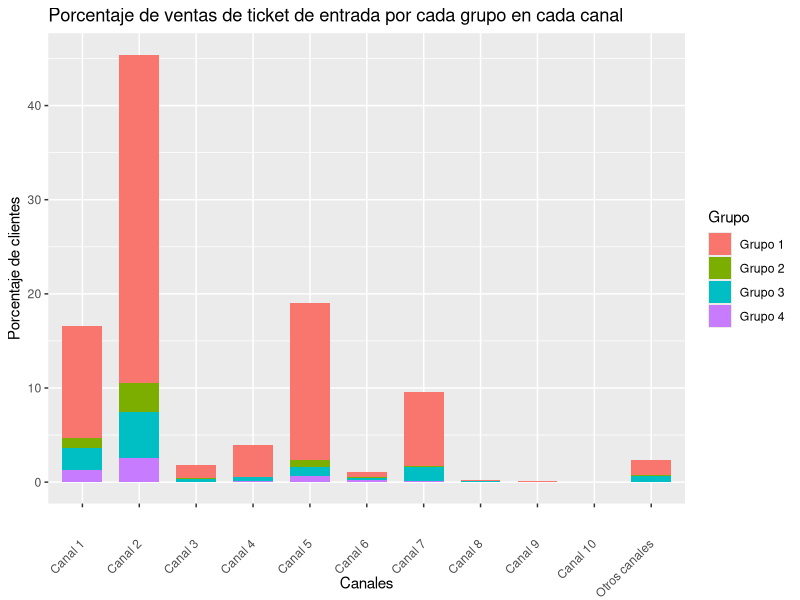
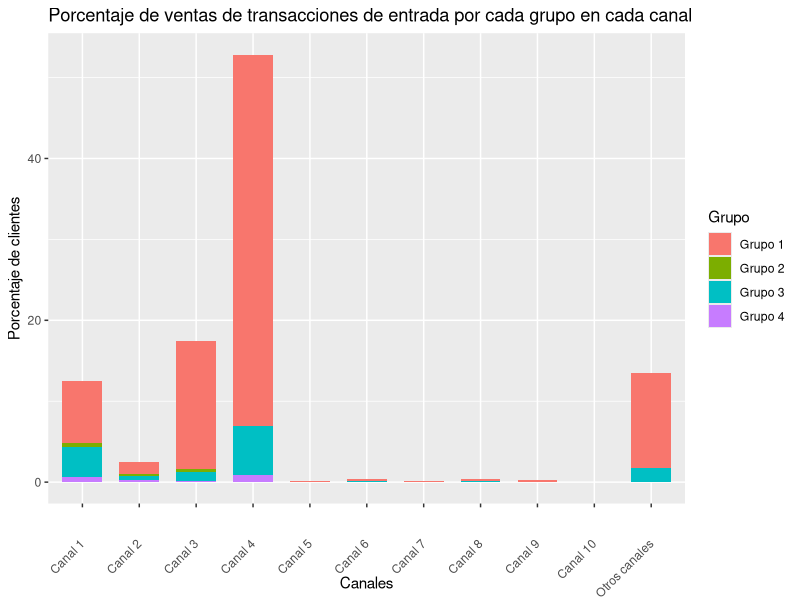
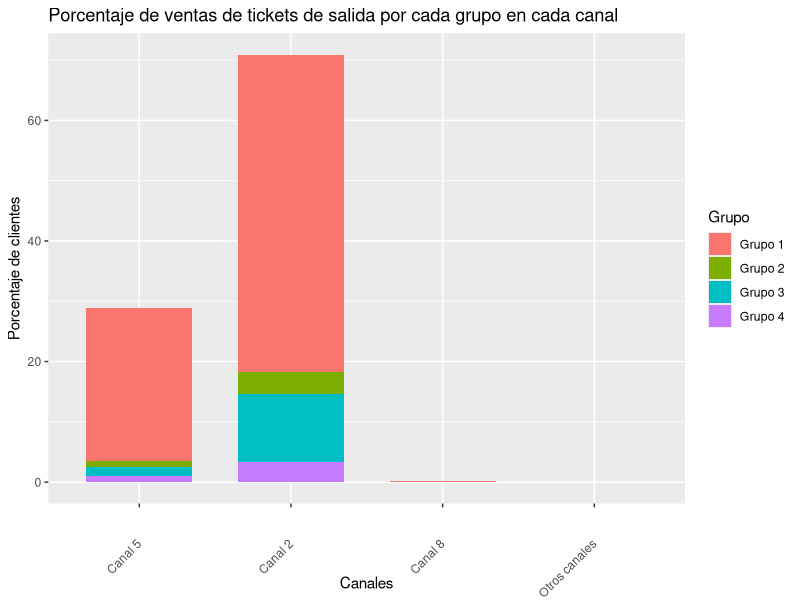
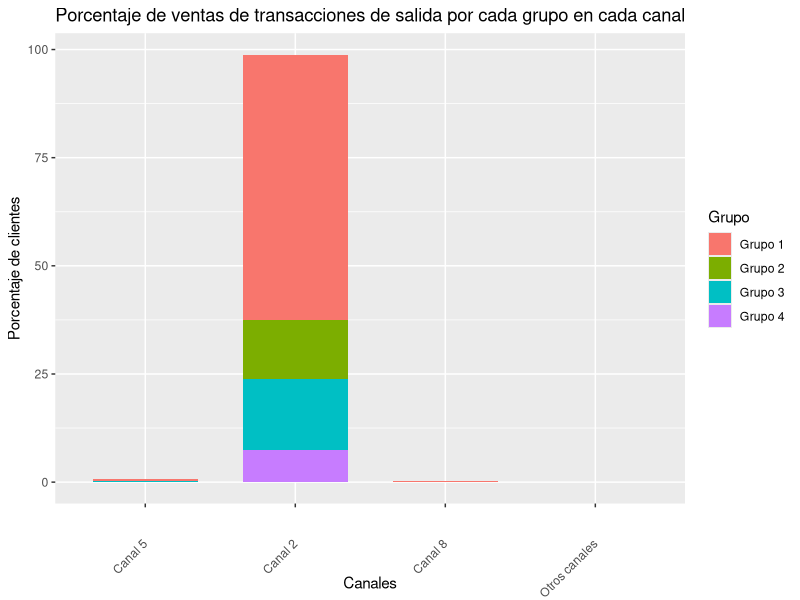

Here is the R script that generated these plots, in order: (Note: this script raises an error after producing the figures.)
## ---- chunk 1
library(tidyverse)
datos = read.csv("SegmentacionJerarquica.csv", sep=";") 
## ---- chunk 2
totalPorGrupos <- datos %>% group_by(grupo) %>% 
                  summarise(across(everything(), sum))
totalPorGrupos
## ---- chunk 3
grupo <- c(1,2,3,4)
renombrarColumnas <- function(dataFrame, regexColumnas, nombresNuevos)
{
  return (dataFrame[grep(regexColumnas, names(dataFrame))] %>% 
                               setNames(nombresNuevos))
}

calcularPorcentajes <- function(dataFrame)
{
  return (dataFrame/ sum(dataFrame) * 100)
}

agregarColumnaDeGrupos <- function(dataFrame)
{
  Grupo <- c("Grupo 1", "Grupo 2", "Grupo 3", "Grupo 4")
  return(cbind(Grupo, dataFrame))
}

agregarColumnaDeTipoTicket <- function(dataFrame, tipoDeTicket)
{
  return(cbind(dataFrame, tipoDeTicket))
}

regexTiquetDeEntrada = "en_vm.*"
nombresDeCanalesDeEntrada = c("Canal 1", "Canal 2", 
                           "Canal 3", "Canal 4",
                           "Canal 5", "Canal 6",     
                           "Canal 7", "Canal 8",
                           "Canal 9", "Canal 10",
                           "Otros canales")
TiquetsDeEntradaEnPorcentajes <-renombrarColumnas(totalPorGrupos, regexTiquetDeEntrada, nombresDeCanalesDeEntrada) %>%
                                calcularPorcentajes() %>%
                                agregarColumnaDeGrupos()

regexTransaccionesDeEntrada = "en_tx.*"
transaccionesDeEntradaEnPorcentajes <-renombrarColumnas(totalPorGrupos, regexTransaccionesDeEntrada, nombresDeCanalesDeEntrada) %>%
                                calcularPorcentajes() %>%
                                agregarColumnaDeGrupos() 


regexTiquetDeSalida ="sal_vm.*"
nombresDeCanalesDeSalida = c("Canal 5","Canal 2", "Canal 8","Otros canales")
ticketsDeSalidaEnPorcentajes <-renombrarColumnas(totalPorGrupos, regexTiquetDeSalida, nombresDeCanalesDeSalida) %>%
                                calcularPorcentajes() %>%
                                agregarColumnaDeGrupos() 

regexTiquetDeSalida ="sal_tx.*"
transaccionesDeSalidaEnPorcentajes <-renombrarColumnas(totalPorGrupos, regexTiquetDeSalida, nombresDeCanalesDeSalida) %>%
                                calcularPorcentajes() %>%
                                agregarColumnaDeGrupos() 
## ---- chunk 4
TiquetsDeEntradaEnPorcentajes
## ---- chunk 5

graficarPorcentajesDeClientesEnCanales <- function  (dataFrame, tipoDeTiquet)
{
  grafica <- ggplot(data=reshape2::melt(dataFrame, id.vars ="Grupo"), aes(x=variable, y=value, fill=Grupo)) + 
            geom_bar(width = 0.7, stat="identity", position="stack") +
            labs(title= paste("Porcentaje de ventas", tipoDeTiquet,  "por cada grupo en cada canal"),
                 x="Canales", y="Porcentaje de clientes") + 
            theme(axis.text.x = element_text(angle = 45, vjust = 0.5, hjust=1))
  return(grafica)
}

plot(graficarPorcentajesDeClientesEnCanales(TiquetsDeEntradaEnPorcentajes, "de ticket de entrada"))

## ---- chunk 6
plot(graficarPorcentajesDeClientesEnCanales(transaccionesDeEntradaEnPorcentajes, "de transacciones de entrada"))
## ---- chunk 7
plot(graficarPorcentajesDeClientesEnCanales(ticketsDeSalidaEnPorcentajes, "de tickets de salida"))
## ---- chunk 8
plot(graficarPorcentajesDeClientesEnCanales(transaccionesDeSalidaEnPorcentajes, "de transacciones de salida"))
transaccionesDeSalidaEnPorcentajes
## ---- chunk 9
datos %>% group_by(as.factor(grupo)) %>%  count(as.factor(impo_cv))
## ---- chunk 10
test
## ---- chunk 11
ggplot(test, aes(x=impo_cv, y=count, fill=grupo))+
  geom_bar(stat="identity", position="dodge")
## ---- chunk 12
datosConFactores <-  datos %>%
  mutate(
    impo_cv = as.factor(impo_cv),
    expo_vt = as.factor(expo_vt),
    cxp = as.factor(cxp),
    cxc = as.factor(cxc),
    totalinventory = as.factor(totalinventory),
    tiene_ventas_fisicas = as.factor(tiene_ventas_fisicas),
    tiene_ventas_electronicas = as.factor(tiene_ventas_electronicas),
    rotacion_inventarios = as.factor(rotacion_inventarios),
    rotacion_cxc = as.factor(rotacion_cxc),
    rotacion_cxp = as.factor(rotacion_cxp),
    ciclo_negocio = as.factor(ciclo_negocio),
    ciclo_financiero = as.factor(ciclo_financiero),
    grupo = as.factor(grupo)
  )%>%
  mutate(
    grupo = fct_recode(grupo, "Grupo 1" = "1", "Grupo 2" = "2", "Grupo 3" = "3", "Grupo 4" = "4")
  )


columnasParaGraficar <- c("impo_cv", "expo_vt", "cxp", "cxc", "totalinventory", "tiene_ventas_fisicas",
                          "tiene_ventas_electronicas", "rotacion_inventarios", "rotacion_cxc",
                          "rotacion_cxp", "ciclo_negocio", "ciclo_financiero")
## ---- chunk 13
ggplot(datos, aes(x=as.factor(impo_cv), fill=as.factor(grupo))) + 
    geom_bar(aes(y = (..count..)/sum(..count..)), position="dodge") + 
    scale_y_continuous(labels=scales::percent)  +
    ylab("relative frequencies")  
## ---- chunk 14
ggplot(datosConFactores, aes(x=impo_cv, fill=grupo)) + 
    geom_bar(aes(y = (..count..)/sum(..count..)), position="dodge") + 
    scale_y_continuous(labels=scales::percent)  +
    ylab("Porcentaje")  
## ---- chunk 15
for (columna in columnasParaGraficar)
{
  p1 <- ggplot(datosConFactores, aes(x=.data[[columna]], fill=grupo)) + 
    geom_bar(aes(y = (..count..)/sum(..count..)), position="dodge") + 
    scale_y_continuous(labels=scales::percent)  +
    ylab("Porcentaje")  
  plot(p1)
}
